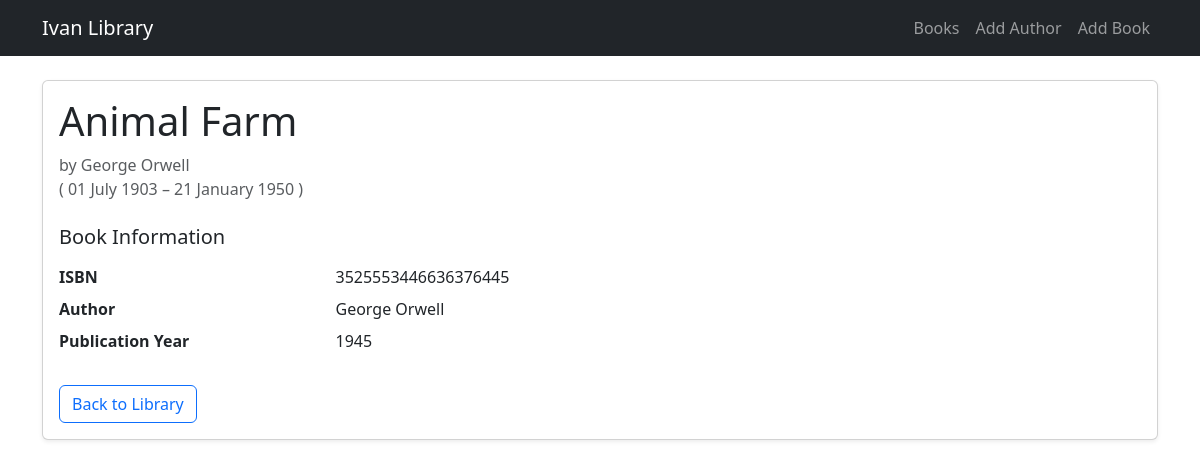
Page /book/3 on the committed database.
### data_models.py (models this page shows, shortened)
class Book(db.Model):
    __tablename__ = "books"
    id = db.Column(db.Integer, primary_key=True, autoincrement=True)
    isbn = db.Column(db.String, nullable=False)
    title = db.Column(db.String, nullable=False)
    publication_year = db.Column(db.Integer, nullable=False)
    author_id = db.Column(
        db.Integer,
        db.ForeignKey("authors.id"),
        nullable=False
    )
    author = db.relationship("Author", back_populates="books")

class Author(db.Model):
    __tablename__ = "authors"
    id = db.Column(db.Integer, primary_key=True, autoincrement=True)
    name = db.Column(db.String, nullable=False)
    birth_date = db.Column(db.Date, nullable=False)
    date_of_death = db.Column(db.Date, nullable=True)
    books = db.relationship(
        "Book",
        back_populates="author",
        cascade="all, delete-orphan"
    )

### app.py (the view)
@app.route("/book/<int:book_id>")
def get_book(book_id):
    book = db.session.execute(
        db.select(Book).where(Book.id == book_id)
    ).scalar_one_or_none()
    return render_template(
        "book_detail.html", book=book
    )

### templates/book_detail.html (shortened to what this page needs)
{% extends "base.html" %}
{% block content %}
<main class="book-detail">
    <article class="card shadow-sm">
        <div class="card-body">
            <header class="mb-4">
                <h1 class="card-title">{{ book.title }}</h1>
                <p class="text-muted mb-0">
                    by {{ book.author.name }} <br>
                    ( {{ book.author.birth_date.strftime('%d %B %Y') }} –
                    {% if book.author.date_of_death %}
                        {{ book.author.date_of_death.strftime('%d %B %Y') }}
                    {% else %}
                        present
                    {% endif %})
                </p>
            </header>
            <section aria-labelledby="book-information">
                <h2 id="book-information" class="h5 mb-3">
                    Book Information
                </h2>
                <dl class="row">
                    <dt class="col-sm-3">ISBN</dt>
                    <dd class="col-sm-9">{{ book.isbn }}</dd>
                    <dt class="col-sm-3">Author</dt>
                    <dd class="col-sm-9">{{ book.author.name }}</dd>
                    <dt class="col-sm-3">Publication Year</dt>
                    <dd class="col-sm-9">{{ book.publication_year }}</dd>
                </dl>
            </section>
            <footer class="mt-4">
                <a href="{{ url_for('home') }}"
                   class="btn btn-outline-primary">
                    Back to Library
                </a>
            </footer>
        </div>
    </article>
</main>
{% endblock %}

### rows in the picture
Book: title "Animal Farm", isbn "3525553446636376445", publication_year "1945"
Author: author.name "George Orwell", author.birth_date "01 July 1903", author.date_of_death "21 January 1950"
